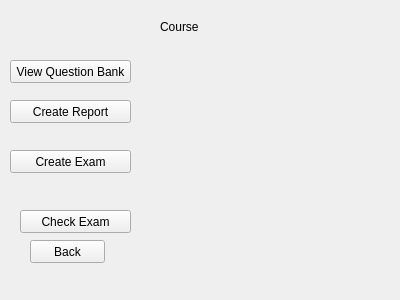
<?xml version="1.0" encoding="UTF-8"?>
<ui version="4.0">
 <class>Course</class>
 <widget class="QWidget" name="Course">
  <property name="geometry">
   <rect>
    <x>0</x>
    <y>0</y>
    <width>400</width>
    <height>300</height>
   </rect>
  </property>
  <property name="windowTitle">
   <string>Form</string>
  </property>
  <widget class="QPushButton" name="pushButton">
   <property name="geometry">
    <rect>
     <x>10</x>
     <y>60</y>
     <width>121</width>
     <height>23</height>
    </rect>
   </property>
   <property name="text">
    <string>View Question Bank</string>
   </property>
  </widget>
  <widget class="QPushButton" name="pushButton_2">
   <property name="geometry">
    <rect>
     <x>10</x>
     <y>150</y>
     <width>121</width>
     <height>23</height>
    </rect>
   </property>
   <property name="text">
    <string>Create Exam</string>
   </property>
  </widget>
  <widget class="QLabel" name="label">
   <property name="geometry">
    <rect>
     <x>160</x>
     <y>20</y>
     <width>47</width>
     <height>13</height>
    </rect>
   </property>
   <property name="text">
    <string>Course</string>
   </property>
  </widget>
  <widget class="QPushButton" name="back">
   <property name="geometry">
    <rect>
     <x>30</x>
     <y>240</y>
     <width>75</width>
     <height>23</height>
    </rect>
   </property>
   <property name="text">
    <string>Back</string>
   </property>
  </widget>
  <widget class="QPushButton" name="pushButton_3">
   <property name="geometry">
    <rect>
     <x>20</x>
     <y>210</y>
     <width>111</width>
     <height>23</height>
    </rect>
   </property>
   <property name="text">
    <string>Check Exam</string>
   </property>
  </widget>
  <widget class="QPushButton" name="pushButton_4">
   <property name="geometry">
    <rect>
     <x>10</x>
     <y>100</y>
     <width>121</width>
     <height>23</height>
    </rect>
   </property>
   <property name="text">
    <string>Create Report</string>
   </property>
  </widget>
 </widget>
 <resources/>
 <connections/>
</ui>
